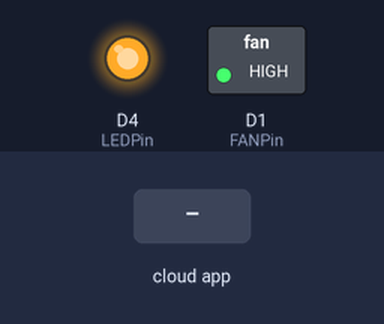
Bench run of a sketch on a simulated ESP8266 (NodeMCU). On the bench: switched loads named in the sketch (green lamp = pin HIGH), output pins drawn as LEDs (lit = HIGH). The test bench sets the inputs (shaded band). WiFi joins after 1.5 s; servers stay silent unless stated; what the sketch prints to the serial monitor is not drawn.

Above: at 2.7 s.
2.8 s: the phone or cloud app sets lamp to 1
At 3.7 s:
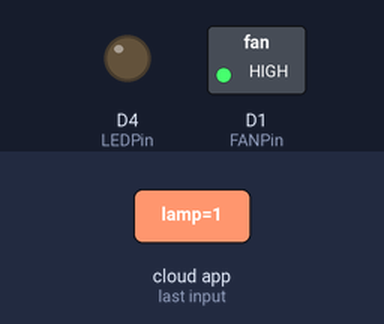
4.3 s: the phone or cloud app sets fan to 1
At 4.8 s:
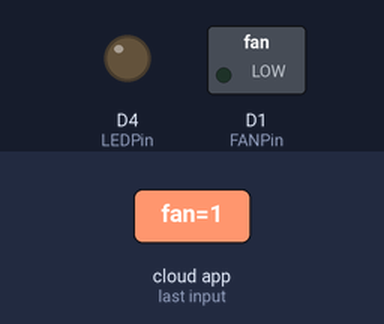
5.8 s: the phone or cloud app sets lamp to 0
At 7.0 s:
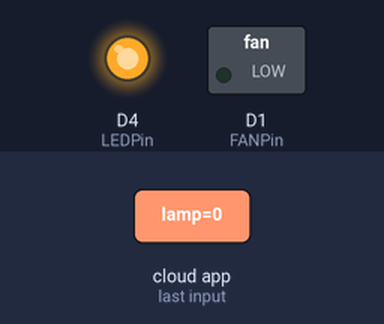
7.3 s: the phone or cloud app sets fan to 0
At 8.3 s:
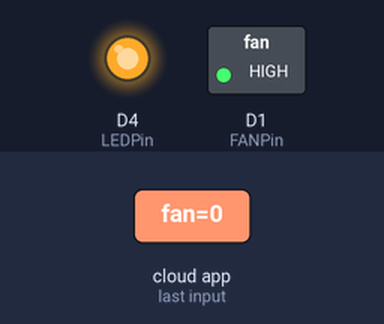
Timing chart, 0 to 9.8 s (numbered marks = the images above; inputs shaded):
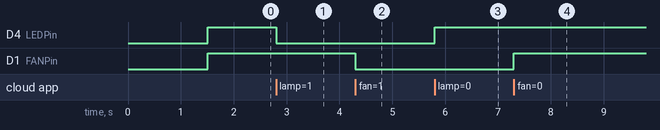

Measured:
- after the input at 2.8 s, D4 (LEDPin): HIGH → LOW at once
- after the input at 4.3 s, D1 (FANPin): HIGH → LOW at once
- after the input at 5.8 s, D4 (LEDPin): LOW → HIGH at once
- after the input at 7.3 s, D1 (FANPin): LOW → HIGH at once

The sketch:

LED_Alexa.ino
```cpp
#include <Arduino.h>
#include <ESP8266WiFi.h>
#include "fauxmoESP.h"

#define SERIAL_BAUDRATE 115200

#define WIFI_SSID "Modelicon2.4"
#define WIFI_PASS "MI11235813"

#define LAMP "lamp"
#define FAN "fan"

uint8_t LEDPin = D4;
uint8_t FANPin = D1;

fauxmoESP fauxmo;


// Wi-Fi Connection
void wifiSetup() {
  // Set WIFI module to STA mode
  WiFi.mode(WIFI_STA);

  // Connect
  Serial.printf("[WIFI] Connecting to %s ", WIFI_SSID);
  WiFi.begin(WIFI_SSID, WIFI_PASS);

  // Wait
  while (WiFi.status() != WL_CONNECTED) {
    Serial.print(".");
    delay(100);
  }
  Serial.println();

  // Connected!
  Serial.printf("[WIFI] STATION Mode, SSID: %s, IP address: %s\n", WiFi.SSID().c_str(), WiFi.localIP().toString().c_str());
}

void setup() {
  // Init serial port and clean garbage
  Serial.begin(SERIAL_BAUDRATE);
  Serial.println();

  // Wi-Fi connection
  wifiSetup();

  // LED
  pinMode(LEDPin, OUTPUT);
  pinMode(FANPin, OUTPUT);
  digitalWrite(LEDPin, HIGH);
  digitalWrite(FANPin, HIGH);

  // By default, fauxmoESP creates it's own webserver on the defined port
  // The TCP port must be 80 for gen3 devices (default is 1901)
  // This has to be done before the call to enable()
  fauxmo.createServer(true); // not needed, this is the default value
  fauxmo.setPort(80); // This is required for gen3 devices

  // You have to call enable(true) once you have a WiFi connection
  // You can enable or disable the library at any moment
  // Disabling it will prevent the devices from being discovered and switched
  fauxmo.enable(true);
  // You can use different ways to invoke alexa to modify the devices state:
  // "Alexa, turn lamp two on"

  // Add virtual devices
  fauxmo.addDevice(LAMP);
  fauxmo.addDevice(FAN);

  fauxmo.onSetState([](unsigned char device_id, const char * device_name, bool state, unsigned char value) {
    // Callback when a command from Alexa is received.
    // You can use device_id or device_name to choose the element to perform an action onto (relay, LED,...)
    // State is a boolean (ON/OFF) and value a number from 0 to 255 (if you say "set kitchen light to 50%" you will receive a 128 here).
    // Just remember not to delay too much here, this is a callback, exit as soon as possible.
    // If you have to do something more involved here set a flag and process it in your main loop.

    Serial.printf("[MAIN] Device #%d (%s) state: %s value: %d\n", device_id, device_name, state ? "ON" : "OFF", value);
    if ( (strcmp(device_name, LAMP) == 0) ) {
      // this just sets a variable that the main loop() does something about
      Serial.println("LED switched by Alexa");
      //digitalWrite(RELAY_PIN_1, !digitalRead(RELAY_PIN_1));
      if (state) {
        digitalWrite(LEDPin, LOW);
      } else {
        digitalWrite(LEDPin, HIGH);
      }
    }

    if ( (strcmp(device_name, FAN) == 0) ) {
      // this just sets a variable that the main loop() does something about
      Serial.println("FAN switched by Alexa");
      //digitalWrite(RELAY_PIN_1, !digitalRead(RELAY_PIN_1));
      if (state) {
        digitalWrite(FANPin, LOW);
      } else {
        digitalWrite(FANPin, HIGH);
      }
    }
  });

}

void loop() {
  // fauxmoESP uses an async TCP server but a sync UDP server
  // Therefore, we have to manually poll for UDP packets
  fauxmo.handle();

  static unsigned long last = millis();
  if (millis() - last > 5000) {
    last = millis();
    Serial.printf("[MAIN] Free heap: %d bytes\n", ESP.getFreeHeap());
  }
}
```
